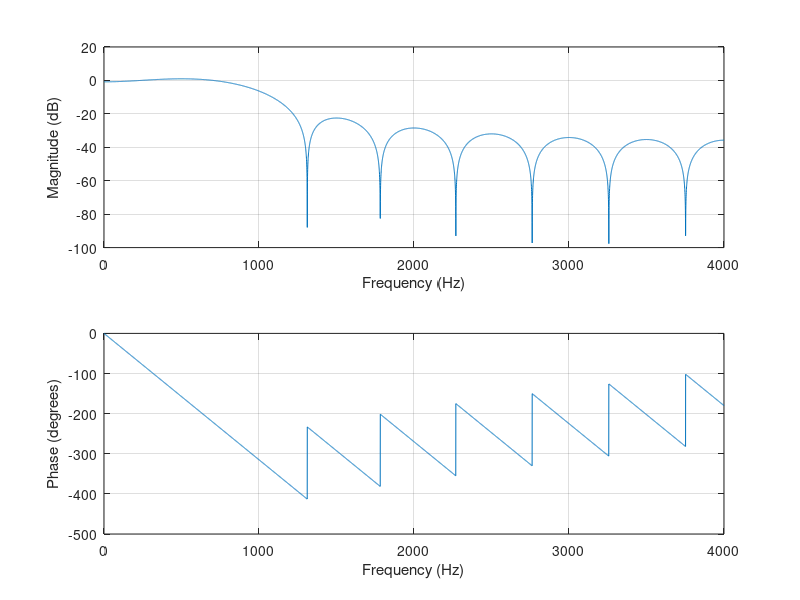

Write the MATLAB code that produced this figure.
% Signal definition
F=100;          % Frequency
Fs=8000;        % Sampling frequency
f = F/Fs;       % Digital frequency
[k,N]=rat(f);   % f=k/N

n = 0:N-1;          % Time vector
x = sin(2*pi*f*n);  % Signal

% Plot signal
stem(n,x);
grid on;



%% Impulse response
M=15;
nh = -(M-1)/2:(M-1)/2; 
Fc=1000;
wc = 2*pi*Fc/Fs; 
htrun = (wc/pi)*sin(wc*nh)./(wc*nh);
htrun(nh==0) = wc/pi;

% Plot impulse response
stem(nh,htrun);
grid on;

%% Apply system
y = conv(x,htrun);
stem(x);
hold on
stem(y);
hold off
grid on
legend('x(n)','y(n)','fontsize',15);
xlabel('Time (n)')
ylabel('Amplitude')

%% Truncated Frequency Response
Ns=8000; % Frequency resolution = Fs/Ns,
         % this is the smallest frequency
         % that will be detected in freqz
freqz(htrun,1,8000,Fs); % This will plot frequency response
                        % Magnitude: |H(w)|^2
                        % Phase: Phi(H(w)) in radians
[Htrun,F]=freqz(htrun,1,Ns,Fs); % This return frequency response

% Magnitude response
Hmag=abs(Htrun);    % |H(w)|
Fx=100;
fprintf('|H(%.1f)| = %.4f\n', Fx, Hmag(F==Fx))

% Phase response
Hphase = angle(Htrun); % Phi(H(w))
fprintf('Phi(H(%.1f)) = %.2f °\n', Fx, rad2deg(Hphase(F==Fx)));